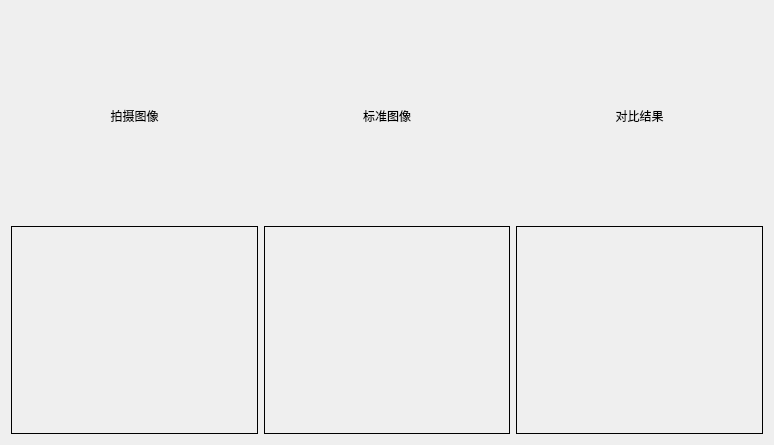
<?xml version="1.0" encoding="UTF-8"?>
<ui version="4.0">
 <class>Video</class>
 <widget class="QWidget" name="Video">
  <property name="geometry">
   <rect>
    <x>0</x>
    <y>0</y>
    <width>774</width>
    <height>445</height>
   </rect>
  </property>
  <property name="windowTitle">
   <string>Form</string>
  </property>
  <layout class="QGridLayout" name="gridLayout">
   <item row="0" column="0">
    <widget class="QLabel" name="label">
     <property name="text">
      <string>拍摄图像</string>
     </property>
     <property name="alignment">
      <set>Qt::AlignCenter</set>
     </property>
    </widget>
   </item>
   <item row="0" column="1">
    <widget class="QLabel" name="label_2">
     <property name="text">
      <string>标准图像</string>
     </property>
     <property name="alignment">
      <set>Qt::AlignCenter</set>
     </property>
    </widget>
   </item>
   <item row="0" column="2">
    <widget class="QLabel" name="label_3">
     <property name="text">
      <string>对比结果</string>
     </property>
     <property name="alignment">
      <set>Qt::AlignCenter</set>
     </property>
    </widget>
   </item>
   <item row="1" column="1">
    <widget class="QLabel" name="lbl_std_image">
     <property name="sizePolicy">
      <sizepolicy hsizetype="Preferred" vsizetype="Preferred">
       <horstretch>0</horstretch>
       <verstretch>0</verstretch>
      </sizepolicy>
     </property>
     <property name="styleSheet">
      <string notr="true">QLabel {border: 1px solid blank; }</string>
     </property>
     <property name="text">
      <string/>
     </property>
    </widget>
   </item>
   <item row="1" column="2">
    <widget class="QLabel" name="label_5">
     <property name="sizePolicy">
      <sizepolicy hsizetype="Preferred" vsizetype="Preferred">
       <horstretch>0</horstretch>
       <verstretch>0</verstretch>
      </sizepolicy>
     </property>
     <property name="styleSheet">
      <string notr="true">QLabel {border: 1px solid blank; }</string>
     </property>
     <property name="text">
      <string/>
     </property>
    </widget>
   </item>
   <item row="1" column="0">
    <widget class="QWidget" name="video_window" native="true">
     <property name="sizePolicy">
      <sizepolicy hsizetype="Preferred" vsizetype="Preferred">
       <horstretch>0</horstretch>
       <verstretch>0</verstretch>
      </sizepolicy>
     </property>
     <property name="styleSheet">
      <string notr="true">QWidget {border: 1px solid blank; }</string>
     </property>
    </widget>
   </item>
  </layout>
 </widget>
 <resources/>
 <connections/>
</ui>
